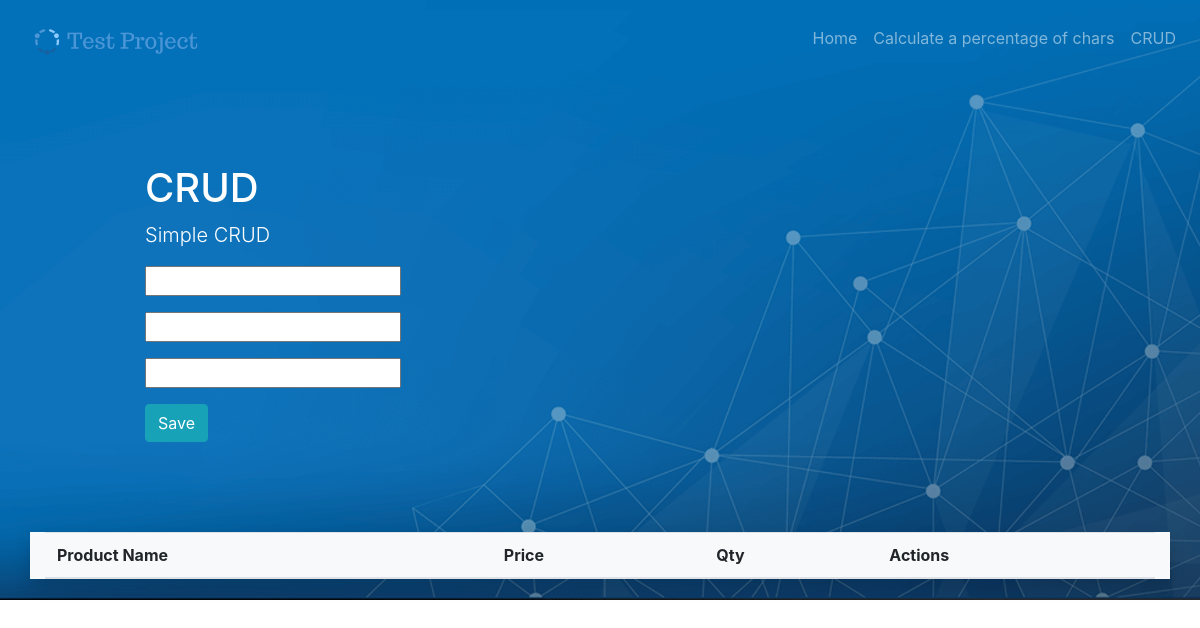
The page /pos/ on the database as committed earlier.
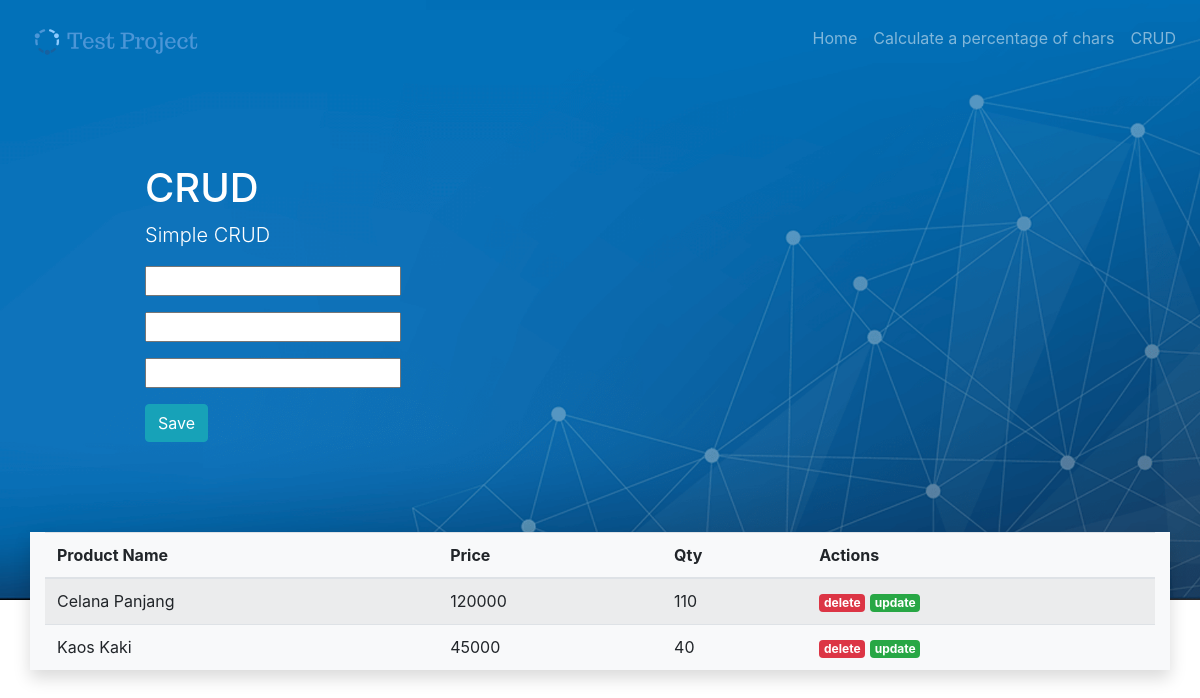
The same page on the database as committed later.
### pos/models.py (models this page shows, shortened)
class PosModel(models.Model):
    product_name = models.CharField(max_length=255)
    price = models.CharField(max_length=255)
    qty = models.CharField(max_length=255)

### pos/views.py (the view)
def list(request):
    pos_model = PosModel.objects.all()
    form = Pos(request.POST or None)
    context = {
        'judul': 'CRUD',
        'content': 'Simple CRUD',
        'form': form,
        'pos_model': pos_model
    }
    if request.method == 'POST':
        if form.is_valid():
            form.save()
        return redirect('pos:list')
    return render(request, 'pos/index.html', context)

### pos/forms.py
class Pos(forms.ModelForm):
    class Meta:
        model = PosModel
        fields = [
            'product_name',
            'price',
            'qty'
        ]

### pos/templates/pos/index.html (shortened to what this page needs)
{% extends "base.html" %}
{% load static %}
{% block app_css %}
<link rel="stylesheet" href="{% static 'pos/css/style.css' %}">
{% endblock app_css %}
{% block header %}
<h1 class="text-left" style="margin-top: 100px; margin-left: 100px;">{{ judul }}</h1>
<p class="lead text-left" style="margin-left: 100px;">{{ content }}</p>
<form method="post">
    <div class="form-group row" style="margin-left: 100px;">
        {{form.product_name}}
    </div>
    <div class="form-group row" style="margin-left: 100px;">
        {{form.price}}
    </div>
    <div class="form-group row" style="margin-left: 100px;">
        {{form.qty}}
    </div>
    <div class="row" style="margin-left: 100px;">
        <button type="submit" class="btn btn-info">Save</button>
    </div>
</form>
{% endblock header %}
{% block content-1 %}
<table class="table table-striped">
    <thead>
      <tr>
        <th scope="col">Product Name</th>
        <th scope="col">Price</th>
        <th scope="col">Qty</th>
        <th scope="col">Actions</th>
      </tr>
    </thead>
    <tbody>
        {% for poss in pos_model %}
        <tr>
            <td>{{ poss.product_name }}</td>
            <td>{{ poss.price }}</td>
            <td>{{ poss.qty }}</td>
            <td>
                <a href="{% url 'pos:delete' poss.id %}" class="badge badge-danger">delete</a>
                <a href="{% url 'pos:update' poss.id %}" class="badge badge-success">update</a>
            </td>
        </tr>
        {% endfor %}
    </tbody>
  </table>
{% endblock content-1 %}

### templates/base.html (shortened to what this page needs)
{% load static %}
<html lang="en">
<head>
    {% include "snippets/styles.html" %}
    {% block app_css %}{% endblock app_css %}
</head>
<body>
    {% include "snippets/navbar.html" %}
    <div class="jumbotron jumbotron-fluid">
        <div class="container text-white text-center">
            {% block header %}
            {% endblock header %}
        </div>
    </div>
    <div class="container-fluid" id="myBody">
        <div class="container bg-light text-dark shadow" style="margin-top: -100px;">
            {% block content-1 %}
            {% endblock content-1 %}
        </div>
    </div>
</body>
</html>

### templates/snippets/styles.html
{% load static %}
<link rel="stylesheet" href="{% static 'vendor/bootstrap/css/bootstrap.css' %}">

### templates/snippets/navbar.html (shortened to what this page needs)
{% load static %}
<nav class="navbar navbar-expand-lg navbar-dark fixed-top" id="myNav">
    <a class="navbar-brand" href="/">
        <img style="height: 100%; width: 100%;" src="{% static 'img/logo.png' %}" alt="">
    </a>
    <div class="collapse navbar-collapse" id="navbarNav">
        <ul class="navbar-nav ml-auto">
            <li class="nav-item">
                <a class="nav-link" href="/">Home</a>
            </li>
            <li class="nav-item">
                <a class="nav-link" href="/percentage_char">Calculate a percentage of chars</a>
            </li>
            <li class="nav-item">
                <a class="nav-link" href="/pos">CRUD</a>
            </li>
        </ul>
    </div>
</nav>

### templates/snippets/scripts.html (shortened to what this page needs)
{% load static %}

### pos/static/pos/css/style.css (style rules this page uses)
.jumbotron { background-image: url("/static/pos/img/background.png"); background-position: center; background-size: cover; height: 600px; }

Rows that differ between the two databases and show on the page:
added PosModel: product_name "Celana Panjang", price "120000", qty "110"
added PosModel: product_name "Kaos Kaki", price "45000", qty "40"
